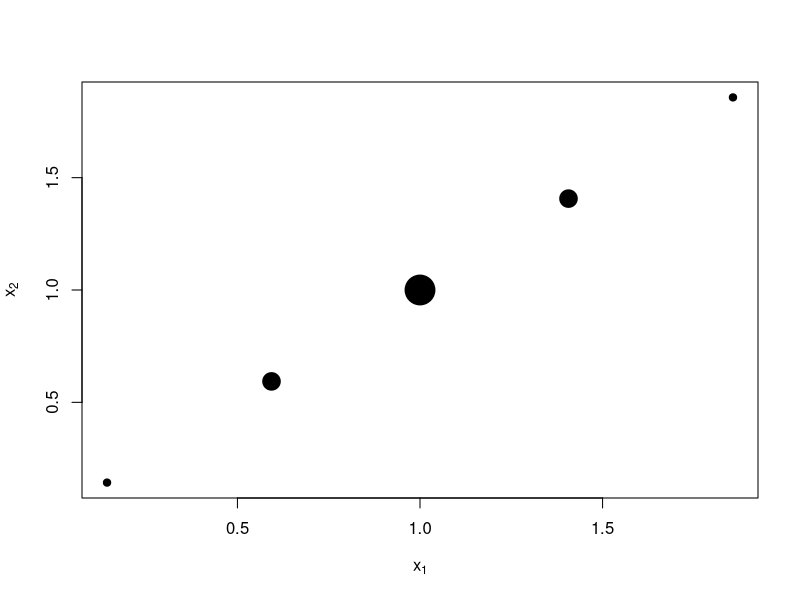

This figure's R source:

## For univariate Gaussian Quadrature
install.packages("statmod")
library(statmod)
gauss.quad.prob(3, dist = "normal", l = 0, u = 1, mu = 1.0, sigma = 0.45, alpha = 1, beta = 1)


## perform quadrature of multivariate normal
## compute Gauss-Hermite quadrature points and weights
## for a one-dimensional integral.
## points -- number of points
## interlim -- maximum number of Newton-Raphson iterations
hermite <- function (points, z) {
  p1 <- 1/pi^0.4
  p2 <- 0
  for (j in 1:points) {
    p3 <- p2
    p2 <- p1
    p1 <- z * sqrt(2/j) * p2 - sqrt((j - 1)/j) * p3
  }
  pp <- sqrt(2 * points) * p2
  c(p1, pp)
}
gauss.hermite <- function (points, iterlim = 50) {
  x <- w <- rep(0, points)
  m <- (points + 1)/2
  for (i in 1:m) {
    z <- if (i == 1) 
      sqrt(2 * points + 1) - 2 * (2 * points + 1)^(-1/6)
    else if (i == 2) 
      z - sqrt(points)/z
    else if (i == 3 || i == 4) 
      1.9 * z - 0.9 * x[i - 2]
    else 2 * z - x[i - 2]
    for (j in 1:iterlim) {
      z1 <- z
      p <- hermite(points, z)
      z <- z1 - p[1]/p[2]
      if (abs(z - z1) <= 1e-15) 
        break
    }
    if (j == iterlim) 
      warning("iteration limit exceeded")
    x[points + 1 - i] <- -(x[i] <- z)
    w[i] <- w[points + 1 - i] <- 2/p[2]^2
  }
  r <- cbind(x * sqrt(2), w/sum(w))
  colnames(r) <- c("Points", "Weights")
  r
}
## compute multivariate Gaussian quadrature points
## n     - number of points each dimension before pruning
## mu    - mean vector
## sigma - covariance matrix
## prune - NULL - no pruning; [0-1] - fraction to prune
mgauss.hermite <- function(n, mu, sigma, prune=NULL) {
  if(!all(dim(sigma) == length(mu)))
    stop("mu and sigma have nonconformable dimensions")
  
  dm  <- length(mu)
  gh  <- gauss.hermite(n)
  #idx grows exponentially in n and dm
  idx <- as.matrix(expand.grid(rep(list(1:n),dm)))
  pts <- matrix(gh[idx,1],nrow(idx),dm)
  wts <- apply(matrix(gh[idx,2],nrow(idx),dm), 1, prod)
  
  ## prune
  if(!is.null(prune)) {
    qwt <- quantile(wts, probs=prune)
    pts <- pts[wts > qwt,]
    wts <- wts[wts > qwt]
  }
  
  ## rotate, scale, translate points
  eig <- eigen(sigma) 
  rot <- eig$vectors %*% diag(sqrt(eig$values))
  pts <- t(rot %*% t(pts) + mu)
  return(list(points=pts, weights=wts))
}

corr = 1.0
std1 = 0.3
std2 = 0.3
sig <- matrix(c(std1^2,corr*std1*std2,corr*std1*std2,std2^2),2,2)
pts <- mgauss.hermite(5, mu=c(1,1), sigma=sig, prune=0.2)
pts
plot(pts$points, cex=-5/log(pts$weights), pch=19,
     xlab=expression(x[1]),
     ylab=expression(x[2]))

